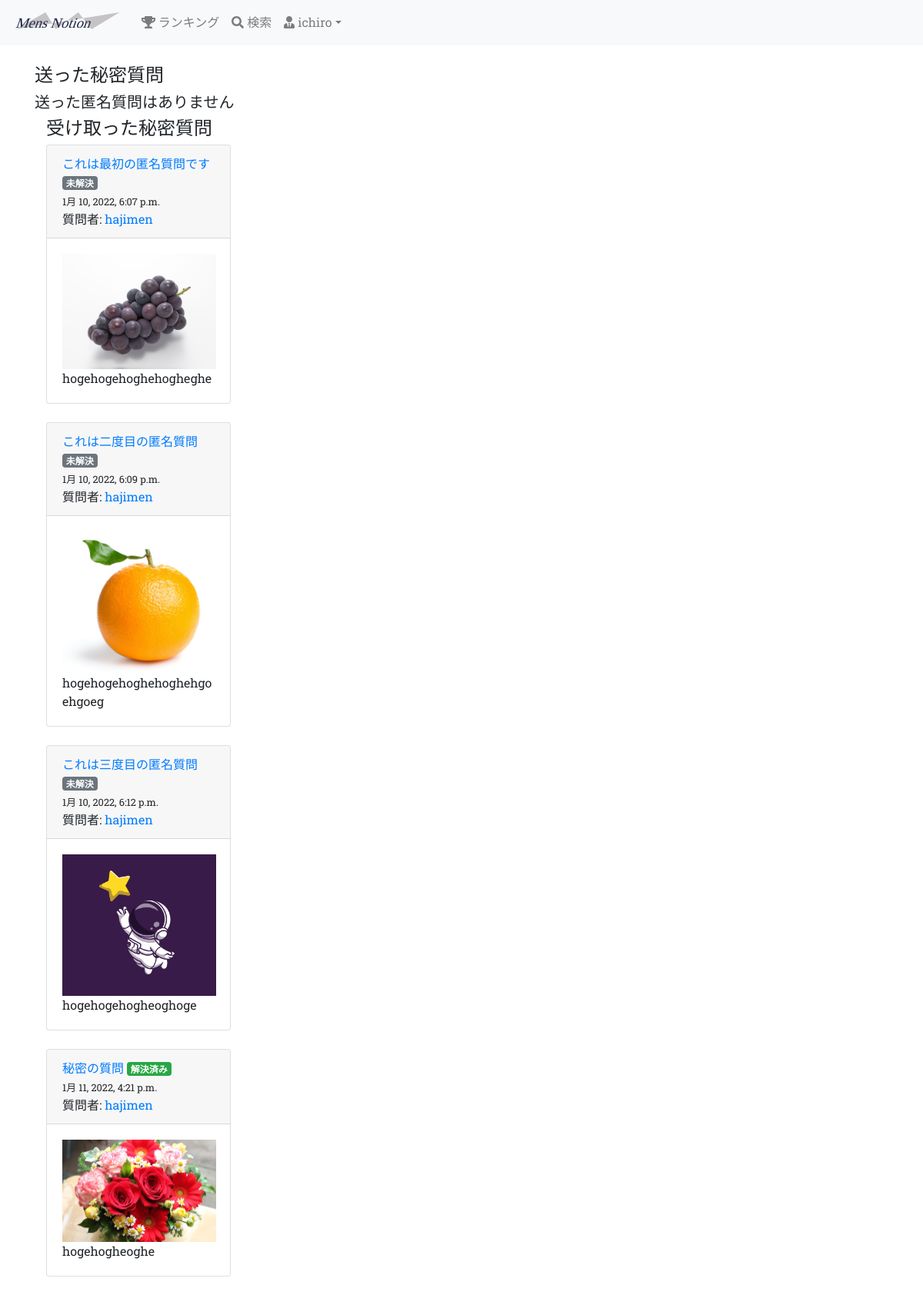
The page /anyms/ (signed in) on the database as committed earlier.
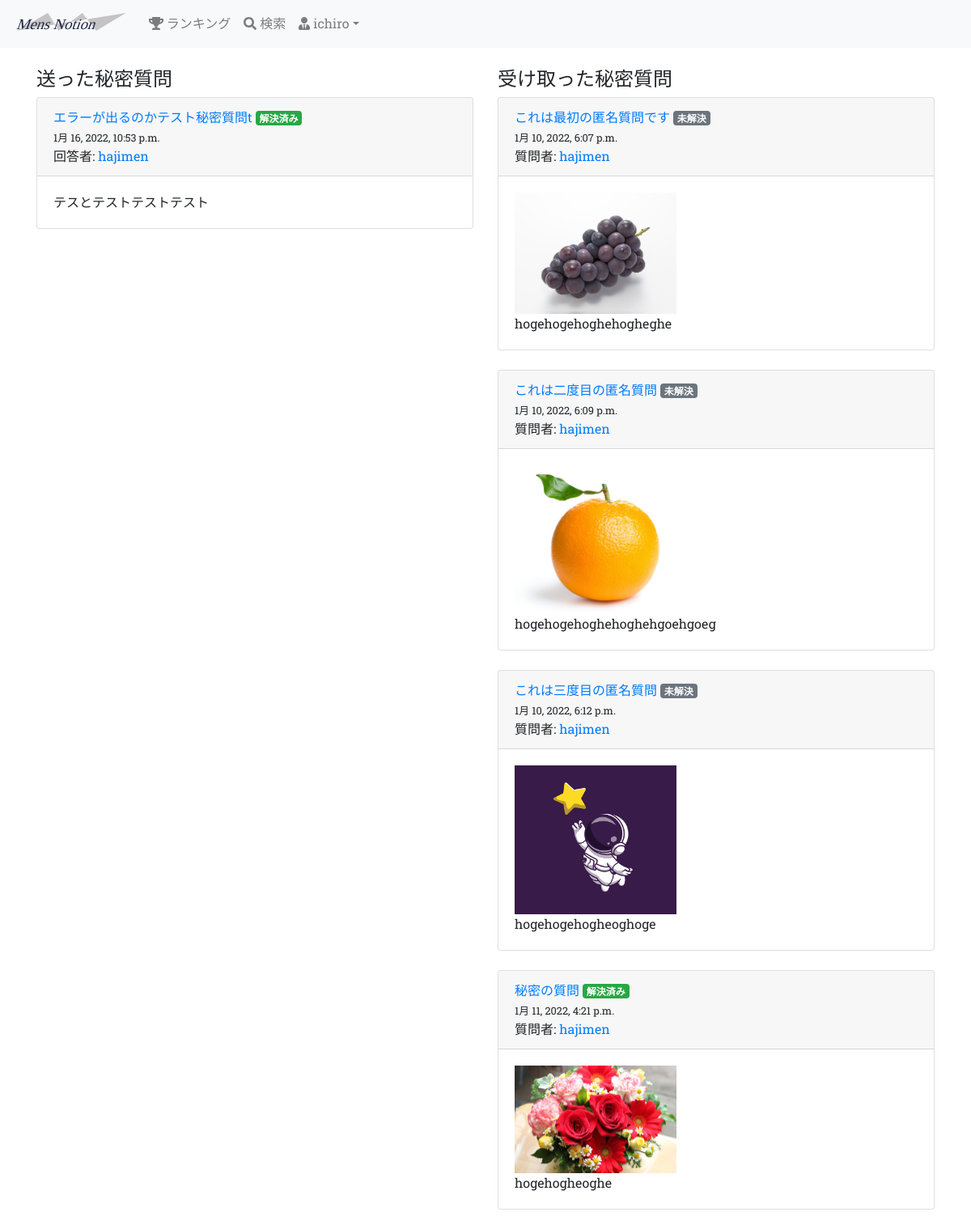
The same page on the database as committed later.
### groomings/models.py (models this page shows, shortened)
class Date(models.Model):
    created_at = models.DateTimeField(default=now)
    class Meta:
        abstract = True

class Question(Date):
    title = models.CharField(max_length=30, null=True, blank=True)
    text = models.TextField(null=False, blank=False)
    image1 = models.FileField(upload_to='question_image/', null=True, blank=True)
    image2 = models.FileField(upload_to='question_image/', null=True, blank=True)
    image3 = models.FileField(upload_to='question_image/', null=True, blank=True)
    give_point = models.IntegerField(blank=False, null=False, default=5, validators=[MinValueValidator(5)])
    giver = models.ForeignKey(
        'User', on_delete=CASCADE, related_name="user_give_question"
    )
    recipient = models.ForeignKey(
        'User', on_delete=SET_NULL, null=True, related_name="user_receive_question"
    )
    to_giver_point = models.IntegerField(validators=[MinValueValidator(1), MaxValueValidator(5)], null=True)
    to_recipient_point = models.IntegerField(validators=[MinValueValidator(1), MaxValueValidator(5)], null=True)
    is_active = models.BooleanField(default=True)
    class Meta:
        db_table = 'question'

class User(AbstractBaseUser, PermissionsMixin):
    username = models.CharField(max_length=150)
    email = models.EmailField(max_length=255, unique=True)
    image = models.FileField(upload_to='user_image/', null=True, blank=True)
    point = models.IntegerField(default=50, validators=[MinValueValidator(0)])
    follow = models.ManyToManyField(
        'self', blank=True, symmetrical=False, related_name="follower"
    )
    is_active = models.BooleanField(default=True)
    is_staff = models.BooleanField(default=False) # 管理画面にログインできるかどうか
    USERNAME_FIELD = 'email' # このテーブルのレコードを一意に識別
    REQUIRED_FIELDS = ['username'] # スーパーユーザー作成時に入力する(emailとパスワードは必須だからそれ以外で)
    objects = UserManager()
    class Meta:
        db_table = 'user'

### groomings/views.py (the view)
# urls.py: path(r'anyms/', views.anyms, name='anyms'), # 匿名質問一覧ページ(自分にきた質問と自分がした質問を一覧表示)
@login_required
def anyms(request):
    user = request.user
    give_question = user.user_give_question.all()
    receive_question = user.user_receive_question.all()
    context={'user':user, 'give_question':give_question, 'receive_question':receive_question}
    return render(request, 'groomings/anyms.html', context)

### groomings/templates/groomings/anyms.html (shortened to what this page needs)
{% extends "groomings/base.html" %}
{% block content %}
<div class="row">
    <div class="col-sm-6 secret_gives">
        <h4>送った秘密質問</h4>
        {% if not give_question %}
        <h5>送った匿名質問はありません</h5>
        {% else %}
        {% for give in give_question %}
        <div class="card">
            <div class="card-header">
                <a href="{% url 'groomings:question_detail' give.id %}">{{ give.title }}</a>
                {% if give.is_active %}
                <span class="badge badge-secondary">未解決</span>
                {% else %}
                <span class="badge badge-success">解決済み</span>
                {% endif %}
                <br>
                <small>{{ give.created_at }}</small><br>
                回答者: <a href = "{% url 'groomings:user' give.recipient.id %}">{{ give.recipient.username }}</a>
            </div>
            <div class="card-body">
                <div>{{ give.text }}</div>
            </div>
        </div>
        <br>
        {% endfor %}
    </div>
    {% endif %}
    <div class="col-sm-6 secret_receives">
        <h4>受け取った秘密質問</h4>
        {% if not receive_question %}
        <h5>受け取った匿名質問はありません</h5>
        {% else %}
        {% for receive in receive_question %}
        <div class="card">
            <div class="card-header">
                <a href="{% url 'groomings:question_detail' receive.id %}">{{ receive.title }}</a>
                {% if receive.is_active %}
                <span class="badge badge-secondary">未解決</span>
                {% else %}
                <span class="badge badge-success">解決済み</span>
                {% endif %}
                <br>
                <small>{{ receive.created_at }}</small><br>
                質問者: <a href = "{% url 'groomings:user' receive.giver.id %}">{{ receive.giver.username }}</a>
            </div>
            <div class="card-body">
                {% if receive.image1 %}
                <img src="{{ receive.image1.url }}" width="200">
                {% endif %}
                <div>{{ receive.text }}</div>
            </div>
        </div>
        <br>
        {% endfor %}
    </div>
</div>
{% endif %}
{% endblock %}

Rows that differ between the two databases and show on the page:
added Question: title "エラーが出るのかテスト秘密質問t", is_active "解決済み", created_at "1月 16, 2022, 10:53 p.m.", recipient.username "hajimen", text "テスとテストテストテスト", shown under "送った秘密質問"
Other text that changed with them:
text no longer shown: "送った匿名質問はありません"
